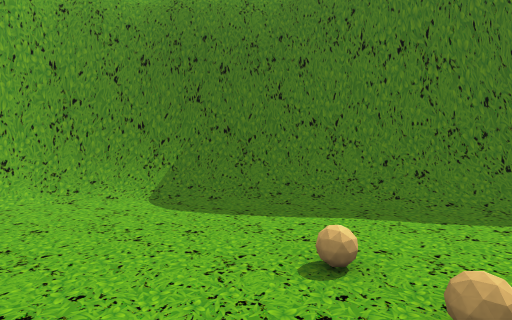
View 1 (above)

12 first-person views from a walk through a scene from a Unity 3-D project. The camera is 1.2 m above the floor, tilts 4° down and sees 80° across. The floor is counted in squares, 1 m on a side. Each view is taken from the middle of a square. On the plan, view 1 faces up. The plan holds only what a view shows up to about 13 squares ahead; the rest is blank. The place goes on beyond the plan. The player is left out. Some surface patterns are stand-ins.

View 2
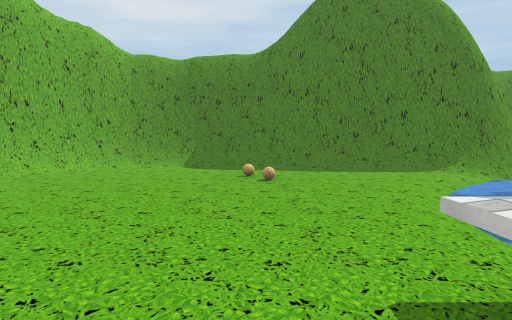

View 3
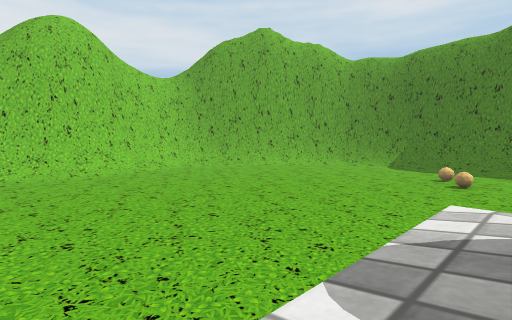

View 4
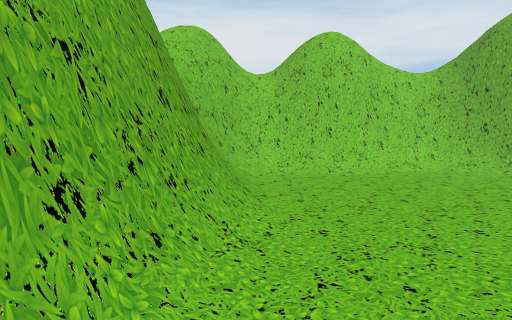

View 5
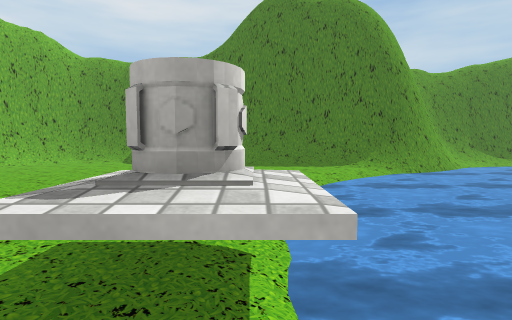

View 6
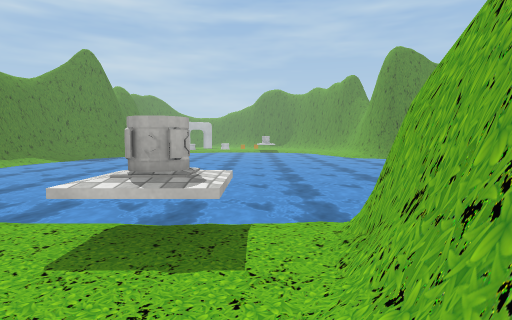

View 7
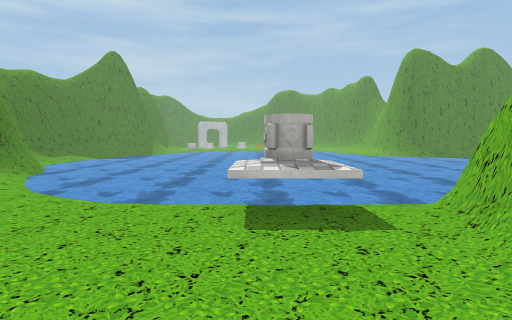

View 8
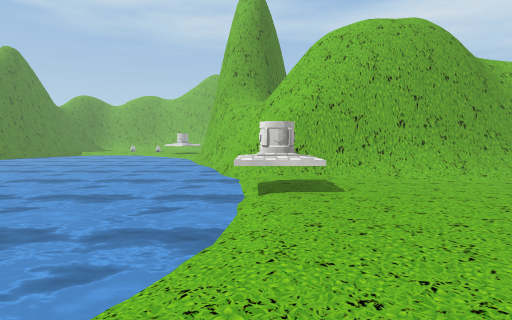

View 9
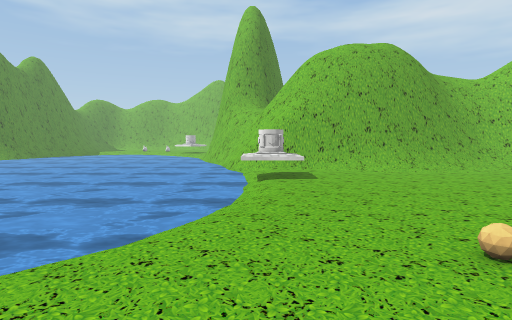

View 10
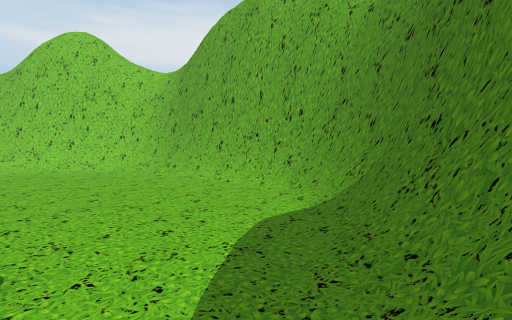

View 11
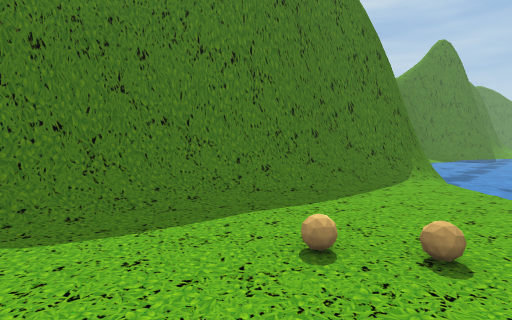

View 12
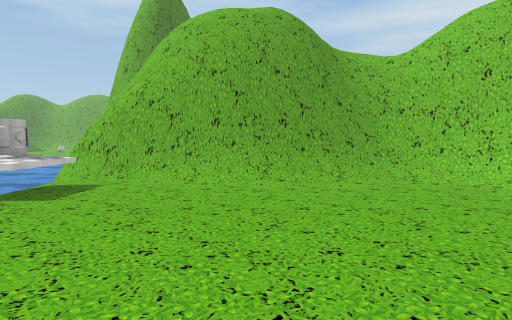

### Floor plan
Key: @ floor where view 1 was taken; # wall or solid block; . main floor; - floor 0.25 m lower than the main floor; / step, stairs or slope; = window, fence, low wall or low ledge; ~ water the walk can cross; ≈ water the walk keeps out of; ^ raised ledge; O other object.
Columns run from 10 left of view 1 to 12 right of it. Each row starts with its distance up from view 1.
  7      ##########
  6     ##=//////######
  5    ##=......../#=######
  4   ##=.............//==≈
  3  ##=.......O....../~≈≈≈
  2 ###/.......O...../~≈≈≈≈
  1 ##/............./~≈≈≈≈≈
  0 #=/.......@..../~≈≈≈≈≈≈
 -1 #=/............-≈≈≈≈≈≈
 -2 ##/.........../~≈≈≈≈≈≈
 -3  #/.........../~≈≈≈≈≈≈
 -4  #=.........../~≈≈≈≈≈≈≈
 -5  #/..........^^~≈≈≈≈≈≈≈
 -6  #/.......... ^~≈≈≈≈≈≈≈
 -7  #=/.//////.../~≈≈≈≈≈≈≈
 -8  ###==#######//~≈≈≈≈≈≈≈
 -9   #####    ####~≈≈≈≈≈≈≈
-10              ###≈≈≈≈≈≈≈
-11               ##≈≈≈≈≈≈≈
-12                  ≈≈≈≈≈≈

Positions as (right, up) in squares from view 1, and headings:
1: (0, 0), facing up
2: (1, -7), facing up
3: (3, -7), facing up-left
4: (3, -7), facing left
5: (4, -8), facing up
6: (-1, -7), facing right
7: (-2, -5), facing right
8: (4, 2), facing down
9: (4, 5), facing down
10: (3, 5), facing left
11: (-2, 1), facing up-right
12: (-2, 1), facing down
